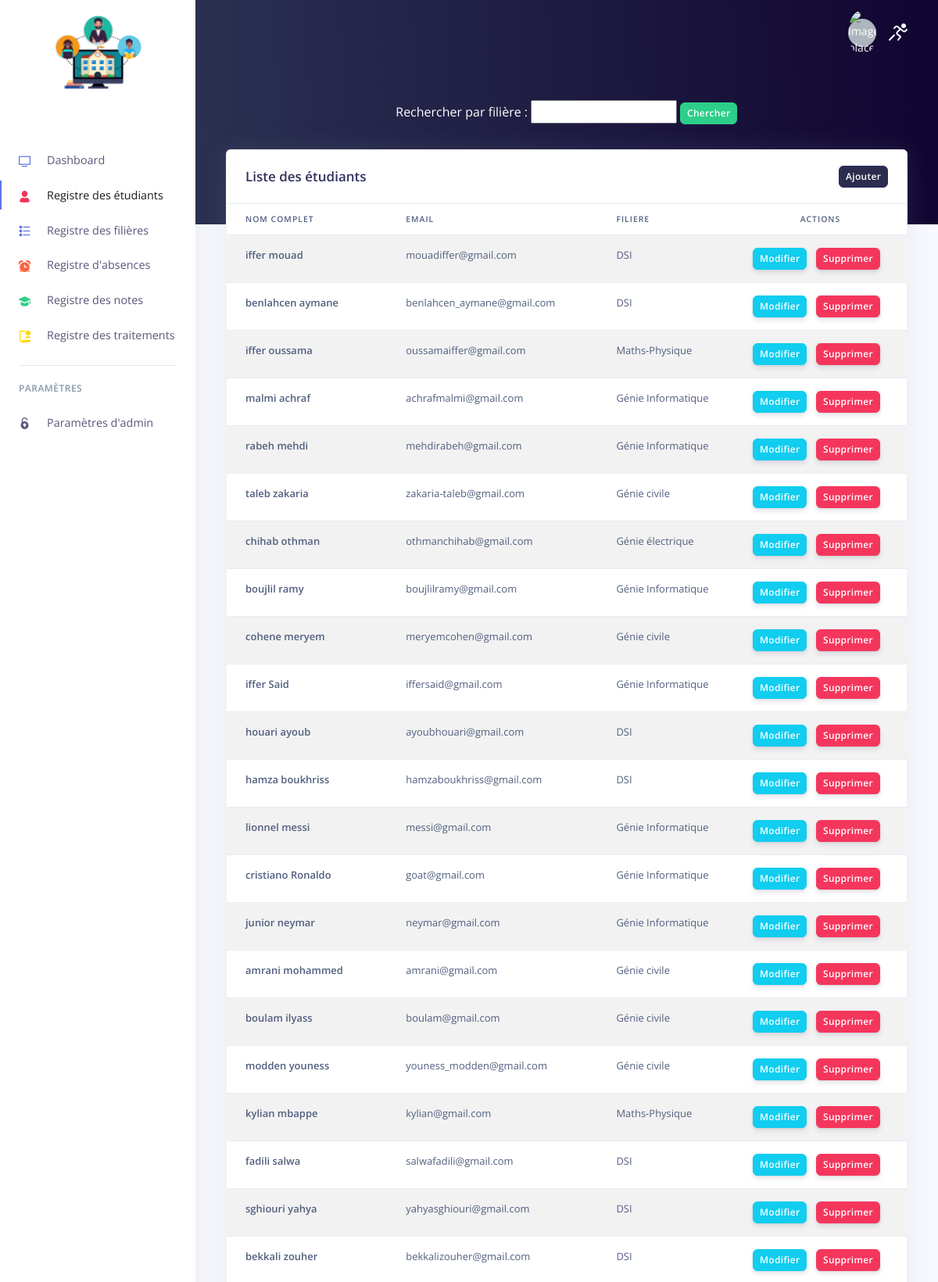
Screenshot of /etudiantsmanager.php (signed in, upper part) with the database file from the repository.
### tables this page shows
CREATE TABLE `etudiant` (
  `idEtudiant` int(100) NOT NULL,
  `nom` varchar(100) NOT NULL,
  `prenom` varchar(100) NOT NULL,
  `email` varchar(100) NOT NULL,
  `filiere` varchar(100) DEFAULT NULL,
  `idFiliere` int(11) DEFAULT NULL
);

### etudiantsmanager.php (the view, shortened to what this page needs)
<?php
include('header.php');
 ?>
  <div class="header bg-gradient-primary pb-8 pt-5 pt-md-8">
      <div class="container-fluid">
        <div class="header-body">
          <div class="text-white text-center">
            <form action="" method="POST">
              Rechercher par filière :    <input type="text"    name="f" >
              <input type="submit" name="submit" value="Chercher" class="btn btn-sm  btn-success">
            </form>
         </div>
        </div>
      </div>
    </div>
<div class="container-fluid mt--7">
  <form role="form" action="" method="POST">
      <div class="row">
        <div class="col">
         <div class="card shadow">
            <div class="card-header border-0">
              <div class="row align-items-center">
                <div class="col">
                  <h3 class="mb-0">Liste des étudiants</h3>
                </div>
                <div class="col text-right">
                  <a href="#" data-toggle="modal" data-target="#newetudiant" class="btn btn-sm btn-primary">Ajouter</a>
                </div>
              </div>
            </div>
              <table class="table table-striped">
                <thead>
                  <tr>
                    <th scope="col">Nom Complet</th>
                    <th scope="col">Email</th>
                    <th scope="col">Filiere</th>
                    <th scope="col" class="text-center">Actions</th>
                  </tr>
                </thead>
                <tbody>
                  <?php
                    if (!isset($_POST["submit"]))  {
                      $sql="SELECT *  FROM `etudiant`";
                      $result=mysqli_query($conn,$sql);
                      while($row=mysqli_fetch_assoc($result)){
                  ?>
                  <tr>
                    <th scope="row">
                     <?php echo $row["nom"].' '.$row["prenom"];
                     ?>
                    </th>
                    <td>
                      <?php echo $row["email"]  ?>
                    </td>
                    <td>
                      <?php echo $row["filiere"]  ?>
                    </td>
                    <td>
                      <a class="btn btn-sm btn-info" name="modifi" href="update_etudiant.php?etuiid=<?php echo $row['idEtudiant']; ?>"> Modifier</a>
                      <a href="?suppid=<?php echo $row['idEtudiant']; ?>" class="btn btn-sm btn-danger"  onclick="return confirm('Voulez-vous supprimer cet étudiant ?');">Supprimer</a>
                    </td>
                  </tr>
                <?php } }else
                $f=$_POST['f'];
                ?>
                </tbody>
              </table>
            </div>
          </div>
        </div>
<?php include('footer.php'); ?>

### rows the page displays
etudiant: nom "iffer", prenom "mouad", email "mouadiffer@gmail.com", filiere "DSI"
etudiant: nom "benlahcen", prenom "aymane", email "benlahcen_aymane@gmail.com", filiere "DSI"
etudiant: nom "iffer", prenom "oussama", email "oussamaiffer@gmail.com", filiere "Maths-Physique"
etudiant: nom "malmi", prenom "achraf", email "achrafmalmi@gmail.com", filiere "Génie Informatique"
etudiant: nom "rabeh", prenom "mehdi", email "mehdirabeh@gmail.com", filiere "Génie Informatique"
etudiant: nom "taleb", prenom "zakaria", email "zakaria-taleb@gmail.com", filiere "Génie civile"
etudiant: nom "chihab", prenom "othman", email "othmanchihab@gmail.com", filiere "Génie électrique"
etudiant: nom "boujlil", prenom "ramy", email "boujlilramy@gmail.com", filiere "Génie Informatique"
etudiant: nom "cohene", prenom "meryem", email "meryemcohen@gmail.com", filiere "Génie civile"
etudiant: nom "iffer", prenom "Said", email "iffersaid@gmail.com", filiere "Génie Informatique"
etudiant: nom "houari", prenom "ayoub", email "ayoubhouari@gmail.com", filiere "DSI"
etudiant: nom "hamza", prenom "boukhriss", email "hamzaboukhriss@gmail.com", filiere "DSI"
etudiant: nom "lionnel", prenom "messi", email "messi@gmail.com", filiere "Génie Informatique"
etudiant: nom "cristiano", prenom "Ronaldo", email "goat@gmail.com", filiere "Génie Informatique"
etudiant: nom "junior", prenom "neymar", email "neymar@gmail.com", filiere "Génie Informatique"
etudiant: nom "amrani", prenom "mohammed", email "amrani@gmail.com", filiere "Génie civile"
etudiant: nom "boulam", prenom "ilyass", email "boulam@gmail.com", filiere "Génie civile"
etudiant: nom "modden", prenom "youness", email "youness_modden@gmail.com", filiere "Génie civile"
etudiant: nom "kylian", prenom "mbappe", email "kylian@gmail.com", filiere "Maths-Physique"
etudiant: nom "fadili", prenom "salwa", email "salwafadili@gmail.com", filiere "DSI"
etudiant: nom "sghiouri", prenom "yahya", email "yahyasghiouri@gmail.com", filiere "DSI"
etudiant: nom "bekkali", prenom "zouher", email "bekkalizouher@gmail.com", filiere "DSI"
